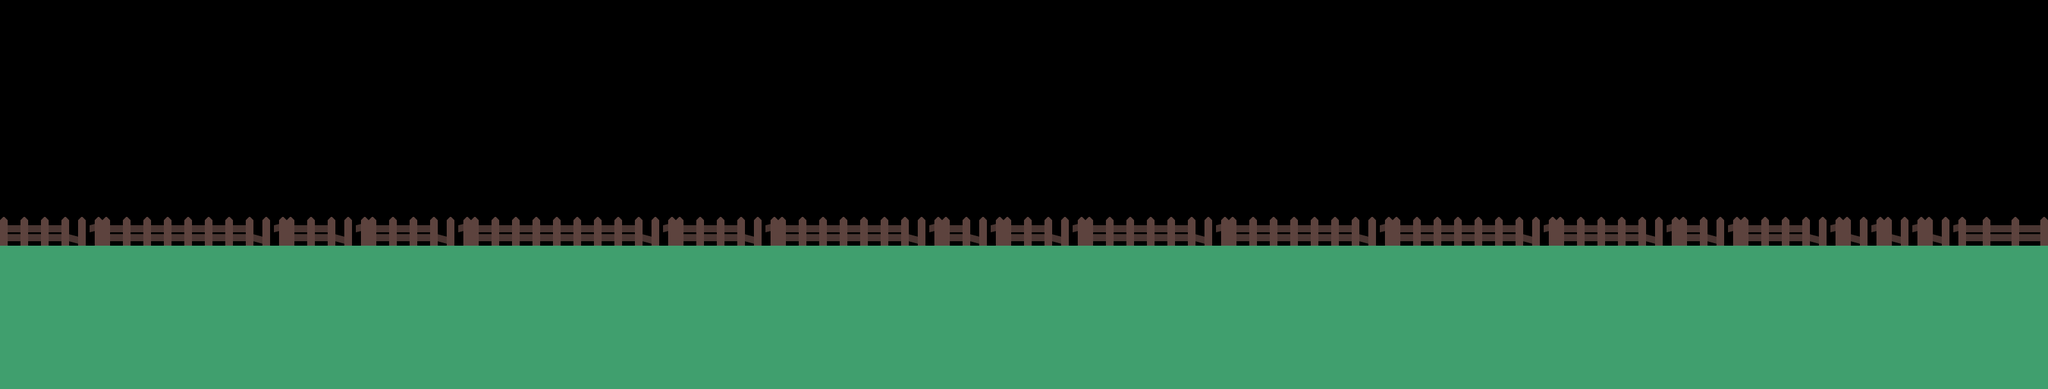

A 2D game scene composited from a Tiled map and its tileset images. What follows is a short description and the map's XML, with each tile layer's data collapsed to a summary:
An orthogonal 100x19 tile map with 32x32 px tiles, 2 tile layers (terrain, decoration) and 2 objects (player, monster).

<map version="1.2" tiledversion="1.2.1" orientation="orthogonal" renderorder="left-down" width="100" height="19" tilewidth="32" tileheight="32" infinite="0" nextlayerid="4" nextobjectid="3">
 <tileset firstgid="1" source="tilesheet_complete.tsx" />
 <layer id="1" name="terrain" width="100" height="19">
  <data>[1900 cells, 900 non-empty, 15 distinct tile ids]</data>
 </layer>
 <layer id="2" name="decoration" width="100" height="19">
  <data>[1900 cells, 0 non-empty, 0 distinct tile ids]</data>
 </layer>
 <objectgroup id="3" name="objects">
  <object id="1" name="player" x="42" y="512">
   <point />
  </object>
  <object id="2" name="monster" x="374" y="446">
   <point />
  </object>
 </objectgroup>
</map>
